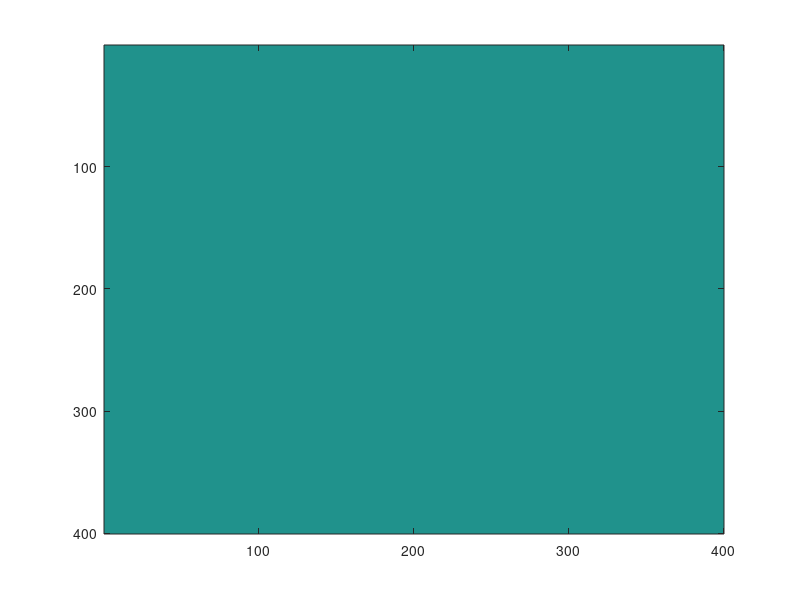

MATLAB code for this plot:
clear all
clc

% read dicom image
dis = dir('F:\code\dicom\picture\*.dcm');
dis_length = length(dis);
im = zeros(400,400,dis_length);
for i = 1:dis_length
    path = strcat('F:\code\dicom\picture\',dis(i).name);
    im(:,:,i) =dicomread(path);
    %figure
    %imagesc(im{i})
    %hold on
end

pic_xoy = zeros(400);
for x = 1:400
    for y = 1:400
        value = 0;
        for i = 1:dis_length
            if im(x,y,i) > value
                value = im(x,y,i);
            end
        end
        pic_xoy(x,y) = value;
    end
end
imagesc(pic_xoy);

pic_xoz = zeros(400);
for x = 1:400
    for z = 1:dis_length
        value = 0;
        for i = 1:400
            if im(x,z,i) > value
                value = im(x,z,i);
            end
        end
        pic_xoy(x,z) = value;
    end
end
imagesc(pic_xoz);

pic_yoz = zeros(400);
for y = 1:400
    for z = 1:dis_length
        value = 0;
        for i = 1:400
            if im(y,z,i) > value
                value = im(y,z,i);
            end
        end
        pic_xoy(y,z) = value;
    end
end
imagesc(pic_yoz);